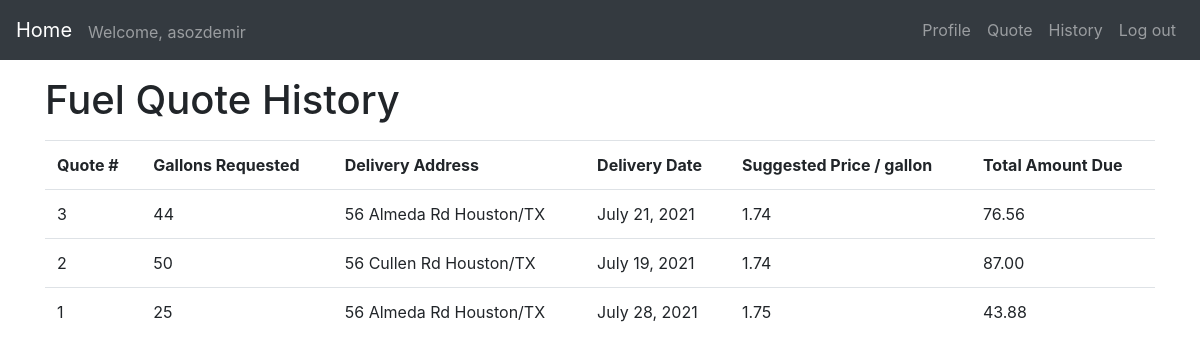
The app's page /history (signed in) with its own data.
### fuel_app/models.py (models this page shows)
class Quote(models.Model):
    user = models.ForeignKey(settings.AUTH_USER_MODEL, on_delete=models.CASCADE)
    price = models.DecimalField(max_digits=10, decimal_places=2)
    date = models.DateField()
    address = models.CharField(max_length=100)
    gallons = models.IntegerField()
    total_price = models.DecimalField(max_digits=20, decimal_places=2)

### fuel_app/views.py (the view)
# urls.py: path('history', views.history, name='history'),
@login_required
def history(request):
    fuel_quote = Quote.objects.all().filter(user=request.user).order_by('-id')
    return render(request, 'history.html', {'fuel_quote': fuel_quote})

### fuel_app/templates/history.html (shortened to what this page needs)
{% extends "base.html" %}
{% block content %}
    <div class="container py-3">
      <h1 class="mb-3">Fuel Quote History</h1>
      <table class="table">
         <tr>
            <th>Quote #</th>
	         <th>Gallons Requested </th>
            <th>Delivery Address </th>
            <th>Delivery Date </th>
            <th>Suggested Price / gallon</th>
            <th>Total Amount Due </th>
         </tr>
         {% if fuel_quote %}
         {% for f in fuel_quote %}
         <tr>
            <td>{{ f.id }}</td>
            <td>{{ f.gallons }}</td>
            <td>{{ f.address }}</td>
            <td>{{ f.date }}</td>
            <td>{{ f.price }}</td>
            <td>{{ f.total_price }}</td>
         </tr>
         {% endfor %}
         {% endif %}
    </table>
    </div>
{% endblock %}

### fuel_app/templates/base.html (shortened to what this page needs)
<!doctype html>
<html lang="en">
  <head>
    <link rel="stylesheet" href="https://stackpath.bootstrapcdn.com/bootstrap/4.1.3/css/bootstrap.min.css">
    {% load static %}
    <link rel="stylesheet" type="text/css" href="{% static 'styles.css'%}">
  </head>
  <body>
    <nav class="navbar navbar-expand-sm navbar-dark bg-dark">
      <a class="navbar-brand" href="/">Home</a>
      {% if user.is_authenticated %}
        <div class="collapse navbar-collapse" id="navbar-menu">
          <span class="navbar-text mt-1">
            Welcome, {{ user.get_username }}
          </span>
          <ul class="navbar-nav ml-auto">
            <li class="nav-item">
              <a class="nav-link" href="/profile">Profile</a>
            </li>
            <li class="nav-item">
              <a class="nav-link" href="/quote">Quote</a>
            </li>
            <li class="nav-item">
              <a class="nav-link" href="/history">History</a>
            </li>
            <li class="nav-item">
              <a class="nav-link" href="/logout">Log out</a>
            </li>
          </ul>
        </div>
      {% endif %}
    </nav>
    <div id="content">
      {% block content %}{% endblock %}
    </div>
  </body>
</html>

### records on screen
Quote: id "3", gallons "44", address "56 Almeda Rd Houston/TX", date "July 21, 2021", price "1.74", total_price "76.56"
Quote: id "2", gallons "50", address "56 Cullen Rd Houston/TX", date "July 19, 2021", price "1.74", total_price "87.00"
Quote: id "1", gallons "25", address "56 Almeda Rd Houston/TX", date "July 28, 2021", price "1.75", total_price "43.88"

### other values on screen
{{ user.get_username }} "asozdemir"
